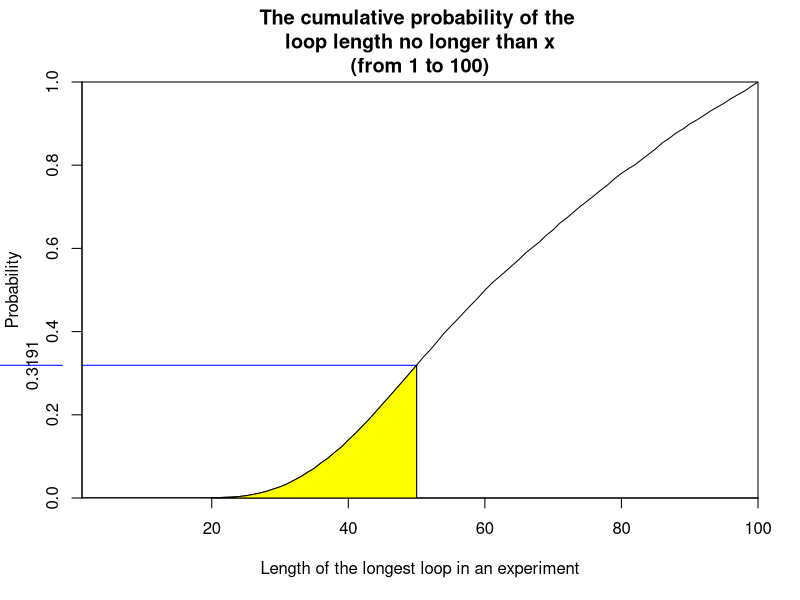
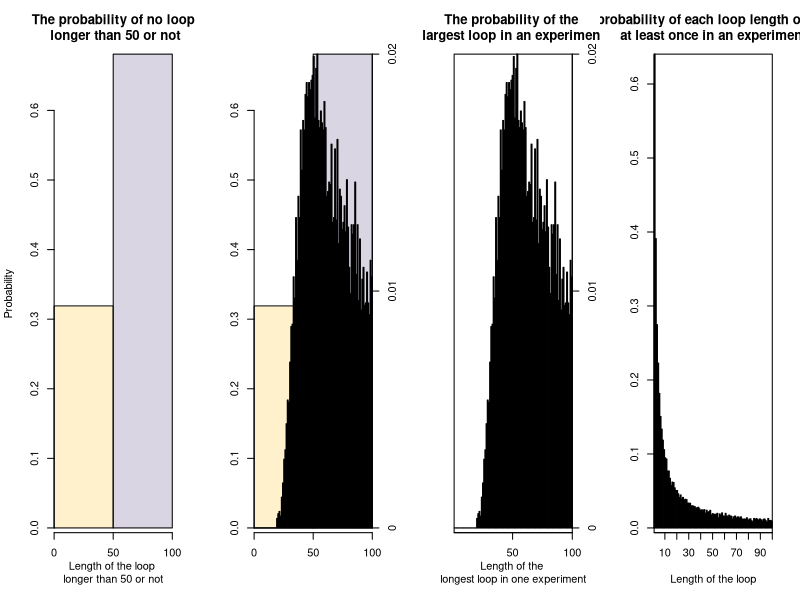

The R script that drew these images, in order:
##### Group member: 
# Sixiang Cheng, s2437109; Ruishuo Cheng, s2305931; Qinxuan Li, s2299101

# github repo's address: https://github.com/lavacakeC/SP_Groupwork_2.git

# The three members of the group reviewed the topic, understood the meaning of the topic, and collected information online. Then they wrote Pone and Pall functions together and calculated the relevant results. Together, they discussed the surprising aspects of this problem. Cheng Sixiang completed the dloop function according to the ideas of the first two questions and calculated the results with examples. Finally, the three people discussed and completed how to visualize the probability of success
# Ruishuo and Qinxuan each undertake about 30% of the work,Sixiang undertake about 40% of the work


# write the function "first_card" to determine the number of the card in the first box each prisoner opened when they enter the room 
# the inputs of function are: n(half of the total number of prisoners, cards and boxes), k(the prisoner's number), strategy(1 is that each prisoner first open the box corresponding to their prisoner number, if the card's number in the box is the prisoner's number, the prisoner succeeds. If the card's number is not the prisoner's number, open the next box corresponding to the card's number; 2 is similar with strategy 1, just the first box opened randomly; 3 is all the boxes opened randomly), card(the boxes'number)
# the output "card_find" is first card's number in the box they first choose
first_card <- function(n, k, strategy, card) {
  # use "if...else if..." conditional statement to assign value to "card_find"
  if (strategy == 1) {
    card_find <- card[k]
  }
  else if (strategy == 2) {
    # using sample funtion to select 1 number among 2n randomly
    card_find <- card[sample(c(1:(2*n)), 1)]
  }
  return(card_find)
}

# write the function "strategy_1_2" to determine whether the prisoner go free or not under the strategy 1 and 2
# the inputs of function are: n,k,card(same as function "first_card"); card_find(the output of the function "first_card")
# the output of the function is TRUE of FALSE, which means the prisoner go free or not
strategy_1_2 <- function(n, k, card, card_find) {
  Find_or_not <- FALSE
  # using for loop to implement that each time prisoner try, the prisoner open the box which number is corresponding to the card's number they see in the last box
  for (prisoner_try in 1:n) {
    # if statement is to implement when the prisoner find the number in the card corresponding their own number
    if (card_find == k) {
      # when if statement execution,Find_or_not changes to TRUE, then use break statement to jump out of the loop
      Find_or_not <- TRUE
      break
    }
    # when if statement not execution, the variable card_find reloads the value of card[card_find] 
    card_find <- card[card_find]
  }
  return(Find_or_not)
}

# write a function "strategy_3" simulation strategy 3 that the prisoner randomly chooses to open the box n times.
# the inputs of this funtion are n(the number of times can open the box, half number of total prisoners), k(prisoner's number), card(the box's number)
# the ouput is value 0 or 1, 1 means succeddfuly find a card number in box that mach prisoner's number. 0 means did't find number in the box that mach prisoner's number
# at this funtion, using sample function to randomly assign n numbers from 1 to 2n to simulate the value of opening n box each time. When one of the numbers is the same as the prisoner's number(k), the value corresponding to that array position becomes TRUE. Otherwise the value becomes FALSE. Then useing sum funtion to calculate whether there have TRUE value in the array
strategy_3 <- function(n, k, card) {
  return(sum(k == card[sample(c(1:(2*n)), n)]))
}

# write the function "Pone" to eatimate the probability of a single prisoner go free successfully under the 3 strategies
# the inputs of function are: n,k,strategy(same as above), nreps(the number of replicate similations to run)
# the output of function is the probability of a single prisoner success under the 3 strategies
Pone <- function(n, k, strategy, nreps = 10000) {
  # the number of 2n prisoners is assigned successively, and then the escape_num value is set to 0 to calculate the number of successful escapes
  prisoner <- c(1:(2*n))
  escape_num <- 0
  
  # for loop is used to simulate the nreps experiment
  for (rep in 1:nreps) {
    # in each experiment, the card variable was randomly assigned from the prisoner variable
    card <- sample(prisoner)
    # When using strategy 1 or 2, use the first_card function to extract the number of the card each time the box is opened and assign that number to card_find
    if (strategy == 1 | strategy == 2) {
      card_find <- first_card(n, k, strategy, card)
      # The strategy_1_2 function is then called to determine if the card number is equal to the prisoner and return TRUE or FALSE. The escape_num is added to the return value of the different strategy functions to calculate the prisoner's success in finding the box containing his number
      escape_num <- escape_num + strategy_1_2(n, k, card, card_find)
    }
    # If strategy 3 is used, strategy_3 function is directly called
    else if (strategy == 3) {
      escape_num <- escape_num + strategy_3(n, k, card)
    }
    
  }
  # The probability of success was calculated by dividing the number of successes by the total number of loop simulations
  return(escape_num/nreps)
  
}

# test when n=5, which means there are 10 prisoners, estimate the probability of a single prisoner go free successfully under the 3 strategies
Pone(5, 1, 1, 10000)
Pone(5, 1, 2, 10000)
Pone(5, 1, 3, 10000)

# test when n=50, which means there are 100 prisoners, estimate the probability of a single prisoner go free successfully under the 3 strategies
Pone(50, 1, 1, 10000)
Pone(50, 1, 2, 10000)
Pone(50, 1, 3, 10000)

# write the function "Pall" to eatimate the probability of all prisoners go free successfully under the 3 strategies
# the inputs of the function are n, strategy and nreps
# the output of function is the probability of all prisoners success under the 3 strategies
# The main idea of Pall function is very similar to that of Pone function
Pall <- function(n, strategy, nreps = 10000) {
  prisoner <- c(1:(2*n))
  success_escape <- 0
  
  for (rep in 1:nreps) {
    
    card <- sample(prisoner)
    escape_num <- 0
    
    # The main difference is that another for loop is embedded in the for loop to simulate that all prisoners enter the room in one of experiments. If one of the prisoners fails in each experiment, the strategy function referenced will return FALSE.
    for (k in 1:(2*n)) {
      
      if (strategy == 1 | strategy == 2) {
        card_find <- first_card(n, k, strategy, card)
        Find_or_not <- strategy_1_2(n, k, card, card_find)
        # Use the if statement to determine when (! If find_or_not) is TRUE (meaning find_or_not is false), the condition fires, using a break statement to jump out of the current loop and making no changes to escape_num
        if (!Find_or_not) {break}
        escape_num <- escape_num + 1
      }
      
      else if (strategy == 3) {
        Find_or_not <- strategy_3(n, k, card)
        if (!Find_or_not) {break}
        escape_num <- escape_num + 1
      }
    }
    # After 2n cycles, determine whether escape_num is equal to 2n (if it is equal to 2n, every prisoner has successfully escaped). This judgment returns true or false, counts the number of successes using success_escape, and returns its success probability
    success_escape <- success_escape + (escape_num == (2*n))
    
  }
  return(success_escape/nreps)
  
}

# when n=5, which means there are 10 prisoners, estimate the probability of all prisoners go free successfully under the 3 strategies
Pall(5, 1, 10000)
Pall(5, 2, 10000)
Pall(5, 3, 10000)

# when n=50, which means there are 100 prisoners, estimate the probability of all prisoners go free successfully under the 3 strategies
Pall(50, 1, 10000)
Pall(50, 2, 10000)
Pall(50, 3, 10000)

# remarks: when the number of prisoners is large enough, the probability of all escaping should be about zero, for example, when n = 50, the probability of all success should be (1/2)^100, however, when we use strategy 1, the probability of success becomes about 30%.
# remarks: using the Pone function, our results showe that strategy 2 have a success rate of nearly 40%, Strategy 1 and strategy 3 both have a success rate of about 50%; In the Pall function, strategies 2 and 3 have an extremely small probability of success only when n is small, and the success rate approaches zero when n becomes large. However, the success rate of strategy 1 is independent of the size of n, which is the most surprising thing
# remarks: our understanding is that strategy 1 is for the whole population, so the number of individuals in the whole population does not affect the final output, but the strategy 2 and 3 calculate the probability of the whole population on an individual basis, so the number of individuals in the whole population will affect the final output

# Write a dloop function to calculate and record the probability of each loop length
# the inputs are n and nreps
# the outputs is prob(2n-vector of probabilities)
dloop <- function(n, nreps) {
  
  # First define variable "occur" that create a vector that length is 2n, then create a  array "box" that length is 2n
  occur <- vector(length = 2*n)
  box <- c(1:(2*n))
  
  # In the nreps' loop, we randomly assign the box value to card in each loop, and then create vector tmp to count the number of times each loop length occurs
  for (try in 1:nreps) {
    card <- sample(box)
    tmp <- vector(length = 2*n)
    # Loop k from 1 to 2n, assigning card_find the KTH value of card on each loop.
    for (k in 1:(2*n)) {
      card_find <- card[k]
      # try_k is placed in 2n loops to locate the length of each loop length when the prisoner successfully finds his number card
      for (try_k in 1:(2*n)) {
        # When successful, tmp is added by 1 and the loop is broken out
        if(card_find == k) {
          tmp[try_k] <- 1
          break
        }
        # If it is not found successfully, it reassigns card_find and loops again
        card_find <- card[card_find]
      } 
      
    }
    # Use the occur cycle to record the number of successful nreps, and finally return the probability of success 
    occur <- occur + tmp
  }
  # Calculate the probability
  prob <- occur/nreps
  return(prob)
}

# This part we are trying to using dloop function to calculate the number of occurrences of the longest loop length when n equals 50 and calculate it into probability after loop 10000 times. Finally, the cumulative probability is plotted. We used different ideas to visualize. Finally, we chose a plot that best explains probability. The codes of other plots are attached at the end for reference
# set the vector which is used to contain the largest loop length of each experiment and sum them.
largest <- vector(length = 100)

#try 10000 times
for (i in 1:10000) {
  #use dloop to simulate if or not the length of a certain loop occuring at least once in one experiment.
  tmp <- dloop(50,1)
  #Find the number of loop length occuring in the above dloop function.
  index <- c(1:100)
  index <- index[tmp == 1]
  #Find the largest loop length and accumulate it into the largest vector.
  largest[max(index)] <- largest[max(index)] + 1
}

#calculate the probabilities of each loop length o be the largest loop length in an experiment.
prob_largest_onetime <- largest/10000
#calculate the cumulative probabilities of each loop length to be the largest loop length in an experiment.
prob_largest_onetime_cumulative <- vector(length = 100)
for (i in 1:100) {
  prob_largest_onetime_cumulative[i] <- sum(prob_largest_onetime[1:i])
}

#plot the cumulative probabilities
plot(prob_largest_onetime_cumulative, type = "l"
     , xaxs = "i"
     , yaxs = "i"
     , xlab = "Length of the longest loop in an experiment"
     , ylab = "Probability"
     , main = "The cumulative probability of the \nloop length no longer than x\n(from 1 to 100)")
lines(c(50, 50), c(0, prob_largest_onetime_cumulative[50]), col = "blue")
lines(c(0, 50), c(prob_largest_onetime_cumulative[50], prob_largest_onetime_cumulative[50]), col = "blue")
axis(2, prob_largest_onetime_cumulative[50], prob_largest_onetime_cumulative[50]
     , col = "blue"
     , tck = -0.15
     , line = 1)

#color the region (length <=50)
region_x <- c(1, 1:50, 50)
region_y <- c(0, prob_largest_onetime_cumulative[1:50], 0)
polygon(region_x, region_y, density = -1, col = "yellow")


############################################################################################################################
### Other way of visualising the probabilities ###
# We think the previous plot is enough to visualising the probabilities that there is 
# no loop longer than 50 in a random reshuffling of cards to boxes. 
# The plots below are different ways of showing that probabilities. 
# If the previous plot makes sense, you could stop here and not use the code below

prob_no_longer_50 <- sum(largest[1:50])/10000
prob_of_each_length <- dloop(50,10000)

color1 <- c(rgb(255,220,126,100, maxColorValue = 255), rgb(158,148,182,100, maxColorValue = 255))
color2 <- c(rep(rgb(254,212,152,200, maxColorValue = 255),50), rep(rgb(158,148,182,200, maxColorValue = 255), 50))

par(mfcol = c(1, 4))
barplot(c(prob_no_longer_50, 1- prob_no_longer_50), space = 0
        , col = color1, xaxs="i"
        , xlab = "Length of the loop \nlonger than 50 or not"
        , ylab = "Probability"
        , main = "The probability of no loop\n longer than 50 or not")
axis(1, c(0,1,2), c(0,50,100))

barplot(c(prob_no_longer_50, 1- prob_no_longer_50), space = 0, col = color1, xaxs="i")
axis(1, c(0,1,2), c(0,50,100))
par(new = TRUE)
barplot(prob_largest_onetime, col = color2, xaxs = "i", yaxt = "n", xaxt = "n")
axis(4, seq(0,0.025,0.01), seq(0,0.025,0.01))

plot(c(1:100), xaxs = "i", type = "n", xlab = "", ylab = "", yaxt = "n", xaxt = "n"
     , main = "The probability of the \nlargest loop in an experiment")
axis(1, seq(0,100,50), seq(0,100,50))
par(new = TRUE)
barplot(prob_largest_onetime, col = color2, xaxs = "i", yaxt = "n"
        , xlab = "Length of the \nlongest loop in one experiment")
axis(4, seq(0,0.025,0.01), seq(0,0.025,0.01))

plot(c(1:100), xaxs = "i", type = "n", xlab = "", ylab = "", yaxt = "n", xaxt = "n")
axis(1, seq(0,110,10), seq(0,110,10))
par(new = TRUE)
barplot(prob_of_each_length, xaxs = "i", xlab = "Length of the loop"
        , col = rgb(254,212,152,200, maxColorValue = 255)
        , main = "The probability of each loop length occurring \nat least once in an experiment")
